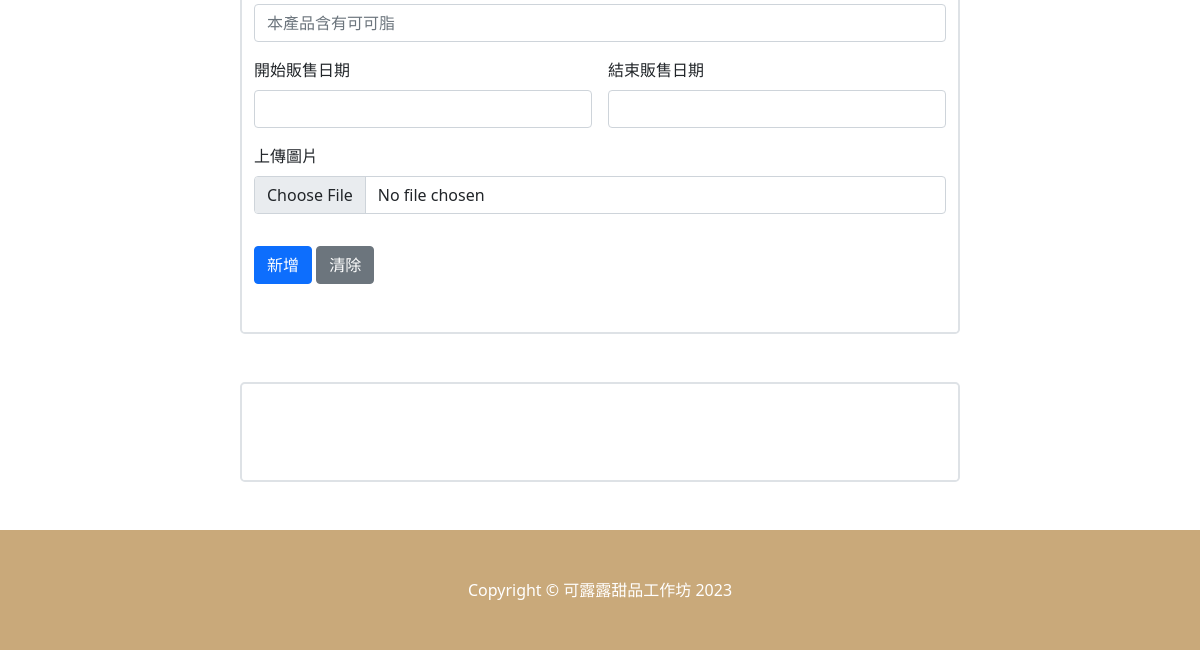
Page /management_platform/menu/editmenu.php (lower part) on the earlier database version.
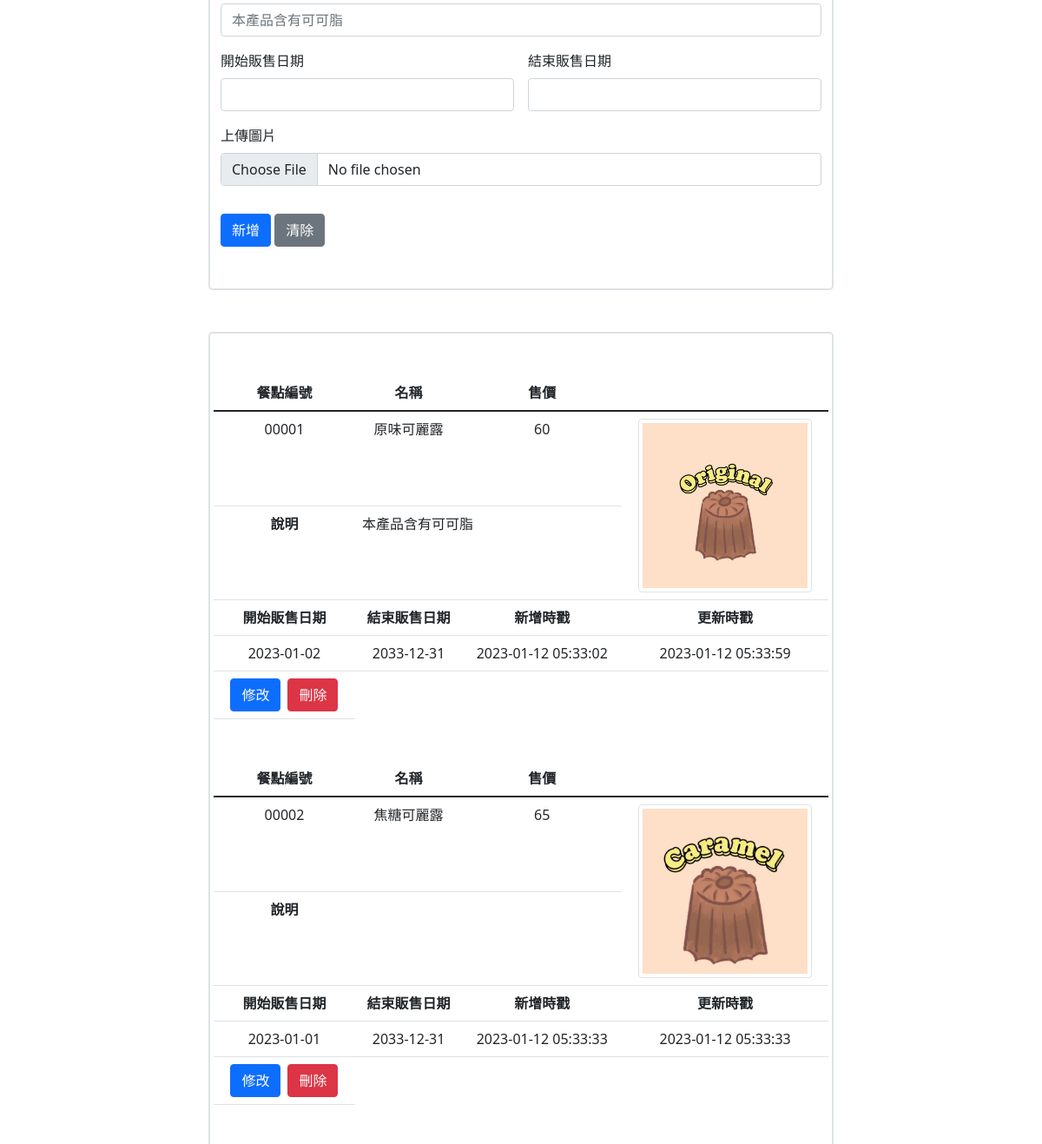
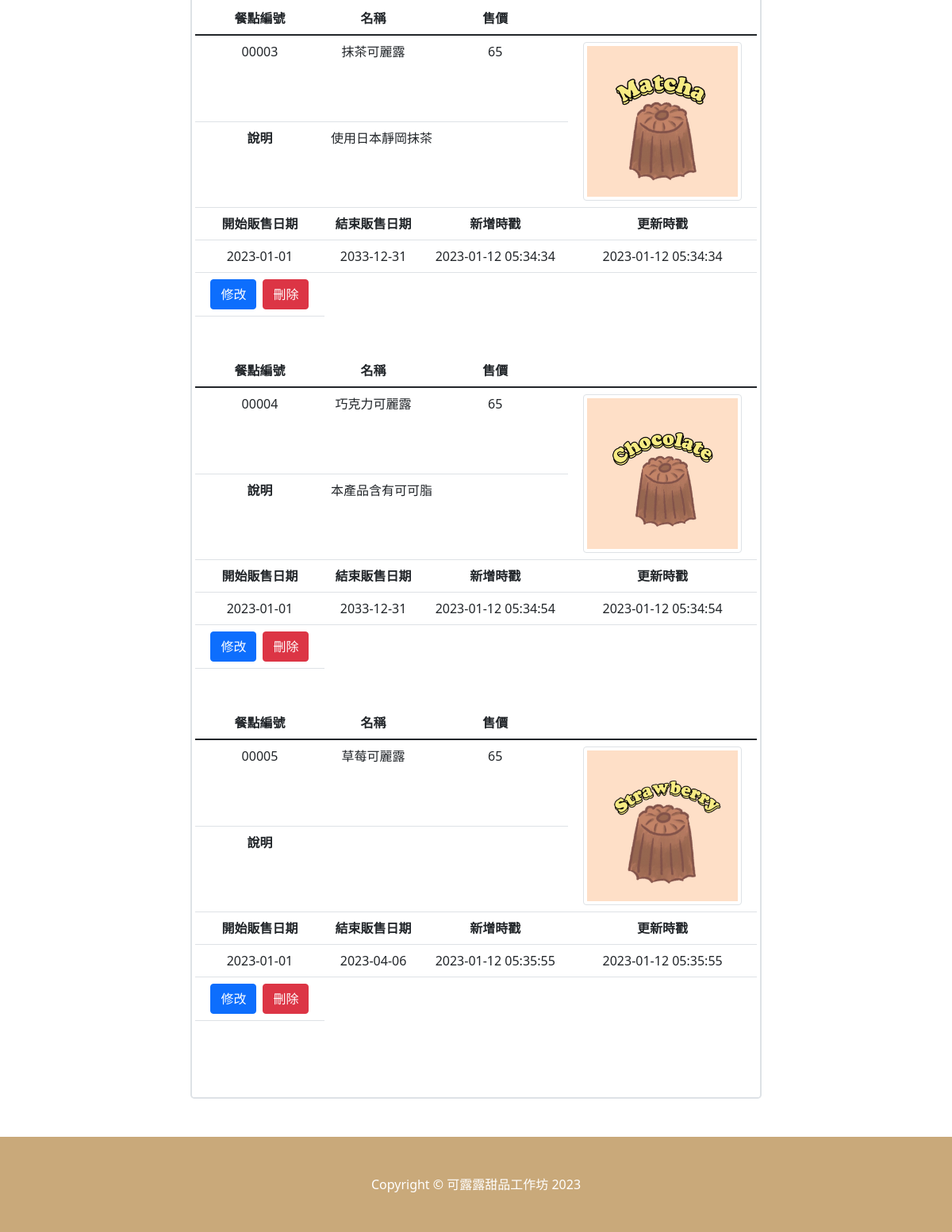
Same page on the later database version (2 pictures, top to bottom).
### tables this page shows
CREATE TABLE `menu` (
  `MealId` smallint(5) UNSIGNED ZEROFILL NOT NULL,
  `Ssn` char(10) DEFAULT NULL,
  `Name` varchar(100) NOT NULL,
  `Price` smallint(5) UNSIGNED NOT NULL DEFAULT 0,
  `Note` text DEFAULT NULL,
  `ImgName` varchar(255) NOT NULL,
  `ImgDir` varchar(255) NOT NULL,
  `StartDate` date NOT NULL DEFAULT '2001-01-01',
  `ExpiryDate` date NOT NULL DEFAULT '3000-12-31',
  `CreatedTS` timestamp NOT NULL DEFAULT current_timestamp(),
  `UpdatedTS` timestamp NOT NULL DEFAULT current_timestamp() ON UPDATE current_timestamp()
);

### management_platform/menu/menu_utilities.php (the view, shortened to what this page needs)
<?php
    function showMenu($conn){
        $sql = sprintf("SELECT %s FROM %s;","*","menu");
        $result = mysqli_query($conn,$sql);
        while($row=mysqli_fetch_assoc($result)){
            $MealId = $row["MealId"];
            echo '<form class="row g-3 editform" name="'.$row["MealId"].'" method="post" enctype="multipart/form-data">';
            echo '<table class="table text-center mb-5">';
                echo '<thead>';
                    echo '<tr>';
                        echo '<th scope="col">餐點編號</th>';
                        echo '<th scope="col">名稱</th>';
                        echo '<th scope="col">售價</th>';
                    echo '</tr>';
                echo '</thead>';
                echo '<tbody>';
                    echo '<tr>';
                        echo '<td>'.$row["MealId"].'</td>';
                        echo '<td><span id="name'.$MealId.'">'.$row["Name"].'</span></td>';
                        echo '<td><span id="price'.$MealId.'">'.$row["Price"].'</span></td>';
                        echo '<td rowspan="2"><span id="img'.$MealId.'"><img src="'.$row['ImgDir'].'" class="rounded img-thumbnail" alt="'.$row['ImgName'].'" width="200px"></span></td>';
                    echo '</tr>';
                    echo '<tr>';
                        echo '<th scope="row">說明</th>';
                        echo '<td colspan="3" class="text-start"><span id="note'.$MealId.'">'.$row["Note"].'</span></td>';
                    echo '</tr>';
                    echo '<tr>';
                        echo '<th scope="col">開始販售日期</th>';
                        echo '<th scope="col">結束販售日期</th>';
                        echo '<th scope="col">新增時戳</th>';
                        echo '<th scope="col">更新時戳</th>';
                    echo '</tr>';
                    echo '<tr>';
                        echo '<td><span id="sdate'.$MealId.'">'.$row["StartDate"].'</span></td>';
                        echo '<td><span id="edate'.$MealId.'">'.$row["ExpiryDate"].'</span></td>';
                        echo '<td>'.$row["CreatedTS"].'</td>';
                        echo '<td>'.$row["UpdatedTS"].'</td>';
                    echo '</tr>';
                    echo '<tr>';
                    echo '<td><button type="button" class="btn btn-primary mx-1 modifybtn" data-formclass="'.$MealId.'">修改</button><button type="submit" class="btn btn-primary mx-1 '.$MealId.'" formaction="./update_meal.php" hidden>確定</button><button type="submit" class="btn btn-danger mx-1" formaction="./delete_meal.php" onsubmit>刪除</button></td>';
                    echo '</tr>';
                echo '</tbody>';
            echo '</table>';
            echo '</form>';
        }
    }
?>

### management_platform/menu/editmenu.php (shortened to what this page needs)
<?php
    include_once("./menu_utilities.php");
?>
<!DOCTYPE html>
<html lang="Zh-Hant">
    <head>
        <link rel="stylesheet" href="https://cdnjs.cloudflare.com/ajax/libs/bootstrap-datepicker/1.9.0/css/bootstrap-datepicker.min.css">
        <link rel="stylesheet" href="https://cdn.jsdelivr.net/npm/bootstrap-icons@1.5.0/font/bootstrap-icons.css"/>
        <link href="../../css/styles.css" rel="stylesheet" />
    </head>
    <body>
        <section class="container-sm border border-2 rounded-3 py-5 my-5">
            <form class="row g-3" name="NewMeal" method="post" action="add_meal.php" onSubmit="return validateNewMealForm();" enctype="multipart/form-data">
            <div class="col-12">
                <input type="text" name="Note" class="form-control" id="inputNote" placeholder="本產品含有可可脂">
            </div>
            <div class="col-md-6">
                <label for="inputStartDate" class="form-label">開始販售日期</label>
                <input type="text" name="StartDate" class="form-control datepicker inputStartDate" data-provide="datepicker-inline" id="" data-date-format="yyyy-mm-dd">
            </div>
            <div class="col-md-6">
                <label for="inputExpiryDate" class="form-label">結束販售日期</label>
                <input type="text" name="ExpiryDate" class="form-control datepicker inputExpiryDate" data-provide="datepicker-inline" id="" data-date-format="yyyy-mm-dd">
            </div>
            <div class="mb-3">
                <label for="inputFormFile" class="form-label">上傳圖片</label>
                <input class="form-control" name="ImgFile" type="file" accept="image/*" id="inputFormFile">
            </div>
            <div class="col-12">
                <button type="submit" class="btn btn-primary">新增</button>
                <button type="reset" class="btn btn-secondary">清除</button>
            </div>
            </form>
        </section>
        <section class="container-sm border border-2 rounded-3 py-5 my-5">
            <?php
                showMenu($conn);
            ?>
        </section>
        <footer class="py-5 bg-pink">
            <div class="container"><p class="m-0 text-center text-white">Copyright &copy; 可露露甜品工作坊 2023</p></div>
        </footer>
    </body>
</html>

Differences in the rows shown:
added menu: MealId "00001", Name "原味可麗露", Price "60", ImgDir+ImgName (picture), Note "本產品含有可可脂", StartDate "2023-01-02", ExpiryDate "2033-12-31", CreatedTS "2023-01-12 05:33:02", UpdatedTS "2023-01-12 05:33:59"
added menu: MealId "00002", Name "焦糖可麗露", Price "65", ImgDir+ImgName (picture), StartDate "2023-01-01", ExpiryDate "2033-12-31", CreatedTS "2023-01-12 05:33:33", UpdatedTS "2023-01-12 05:33:33"
added menu: MealId "00003", Name "抹茶可麗露", Price "65", ImgDir+ImgName (picture), Note "使用日本靜岡抹茶", StartDate "2023-01-01", ExpiryDate "2033-12-31", CreatedTS "2023-01-12 05:34:34", UpdatedTS "2023-01-12 05:34:34"
added menu: MealId "00004", Name "巧克力可麗露", Price "65", ImgDir+ImgName (picture), Note "本產品含有可可脂", StartDate "2023-01-01", ExpiryDate "2033-12-31", CreatedTS "2023-01-12 05:34:54", UpdatedTS "2023-01-12 05:34:54"
added menu: MealId "00005", Name "草莓可麗露", Price "65", ImgDir+ImgName (picture), StartDate "2023-01-01", ExpiryDate "2023-04-06", CreatedTS "2023-01-12 05:35:55", UpdatedTS "2023-01-12 05:35:55"
